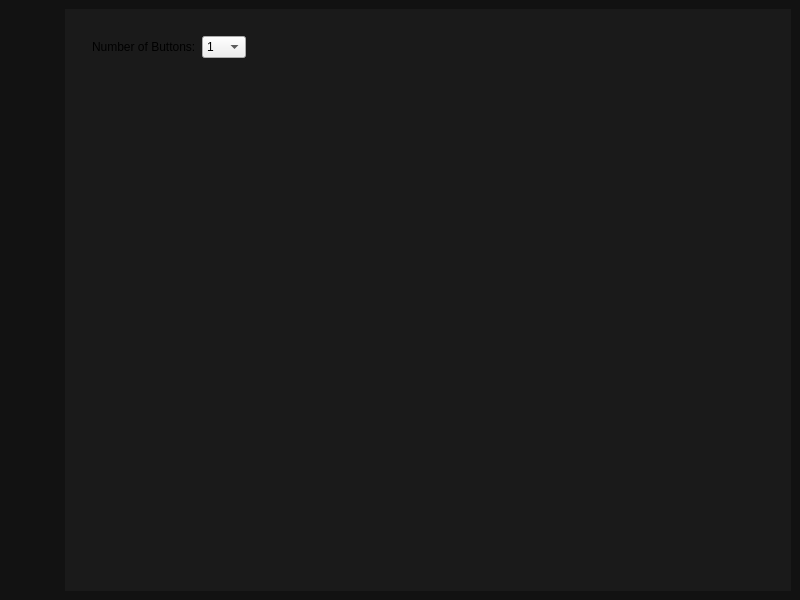
<?xml version="1.0" encoding="UTF-8"?>
<ui version="4.0">
 <class>MainWindow</class>
 <widget class="QMainWindow" name="MainWindow">
  <property name="geometry">
   <rect>
    <x>0</x>
    <y>0</y>
    <width>800</width>
    <height>600</height>
   </rect>
  </property>
  <property name="windowTitle">
   <string>MainWindow</string>
  </property>
  <widget class="QWidget" name="centralwidget">
   <property name="styleSheet">
    <string notr="true">#centralwidget {
background-color: #121212;
}

#main_body {
background-color: #1A1A1A;
}

QPushButton {
background-color: transparent;
border: none;
}</string>
   </property>
   <layout class="QHBoxLayout" name="horizontalLayout">
    <item>
     <widget class="QWidget" name="menu_tab" native="true">
      <layout class="QVBoxLayout" name="verticalLayout">
       <item>
        <widget class="QPushButton" name="editor_button">
         <property name="text">
          <string/>
         </property>
         <property name="icon">
          <iconset>
           <normaloff>icons/buttons.svg</normaloff>icons/buttons.svg</iconset>
         </property>
         <property name="iconSize">
          <size>
           <width>32</width>
           <height>32</height>
          </size>
         </property>
        </widget>
       </item>
       <item>
        <spacer name="vertical_spacer1">
         <property name="orientation">
          <enum>Qt::Orientation::Vertical</enum>
         </property>
         <property name="sizeHint" stdset="0">
          <size>
           <width>20</width>
           <height>40</height>
          </size>
         </property>
        </spacer>
       </item>
       <item>
        <widget class="QPushButton" name="settings_button">
         <property name="text">
          <string/>
         </property>
         <property name="icon">
          <iconset>
           <normaloff>icons/settings.svg</normaloff>icons/settings.svg</iconset>
         </property>
         <property name="iconSize">
          <size>
           <width>32</width>
           <height>32</height>
          </size>
         </property>
        </widget>
       </item>
      </layout>
     </widget>
    </item>
    <item>
     <widget class="QStackedWidget" name="main_body">
      <widget class="QWidget" name="button_editor">
       <layout class="QHBoxLayout" name="horizontalLayout_2">
        <item>
         <widget class="QWidget" name="widget" native="true">
          <layout class="QVBoxLayout" name="verticalLayout_2">
           <item>
            <widget class="QWidget" name="button_toolbar" native="true">
             <property name="maximumSize">
              <size>
               <width>16777215</width>
               <height>50</height>
              </size>
             </property>
             <layout class="QHBoxLayout" name="horizontalLayout_3">
              <item>
               <widget class="QLabel" name="label">
                <property name="text">
                 <string>Number of Buttons:</string>
                </property>
               </widget>
              </item>
              <item>
               <widget class="QComboBox" name="button_count_selector">
                <item>
                 <property name="text">
                  <string>1</string>
                 </property>
                </item>
                <item>
                 <property name="text">
                  <string>2</string>
                 </property>
                </item>
                <item>
                 <property name="text">
                  <string>3</string>
                 </property>
                </item>
                <item>
                 <property name="text">
                  <string>4</string>
                 </property>
                </item>
                <item>
                 <property name="text">
                  <string>5</string>
                 </property>
                </item>
                <item>
                 <property name="text">
                  <string>6</string>
                 </property>
                </item>
                <item>
                 <property name="text">
                  <string>7</string>
                 </property>
                </item>
                <item>
                 <property name="text">
                  <string>8</string>
                 </property>
                </item>
                <item>
                 <property name="text">
                  <string>9</string>
                 </property>
                </item>
                <item>
                 <property name="text">
                  <string>10</string>
                 </property>
                </item>
               </widget>
              </item>
              <item>
               <spacer name="horizontalSpacer">
                <property name="orientation">
                 <enum>Qt::Orientation::Horizontal</enum>
                </property>
                <property name="sizeHint" stdset="0">
                 <size>
                  <width>40</width>
                  <height>20</height>
                 </size>
                </property>
               </spacer>
              </item>
             </layout>
            </widget>
           </item>
           <item>
            <spacer name="verticalSpacer">
             <property name="orientation">
              <enum>Qt::Orientation::Vertical</enum>
             </property>
             <property name="sizeHint" stdset="0">
              <size>
               <width>20</width>
               <height>40</height>
              </size>
             </property>
            </spacer>
           </item>
           <item>
            <widget class="QWidget" name="button_slot_container" native="true">
             <property name="minimumSize">
              <size>
               <width>500</width>
               <height>300</height>
              </size>
             </property>
             <property name="maximumSize">
              <size>
               <width>500</width>
               <height>300</height>
              </size>
             </property>
             <layout class="QGridLayout" name="gridLayout"/>
            </widget>
           </item>
           <item>
            <spacer name="verticalSpacer_2">
             <property name="orientation">
              <enum>Qt::Orientation::Vertical</enum>
             </property>
             <property name="sizeHint" stdset="0">
              <size>
               <width>20</width>
               <height>40</height>
              </size>
             </property>
            </spacer>
           </item>
          </layout>
         </widget>
        </item>
       </layout>
      </widget>
      <widget class="QWidget" name="settings"/>
     </widget>
    </item>
   </layout>
  </widget>
 </widget>
 <resources/>
 <connections/>
</ui>
